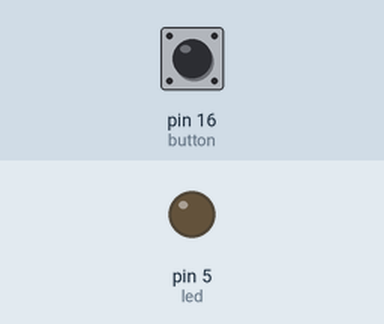
This sketch was run on a simulated Arduino Uno, built with avr-gcc and run on an emulated ATmega328P. Shown: output pins drawn as LEDs (lit = HIGH). The test bench sets the inputs (shaded band); at power-on: pin 16 (button) LOW.

Above: at 2.8 s.
2.9 s: pin 16 (button) pulled HIGH for 1.2 s
At 3.5 s:
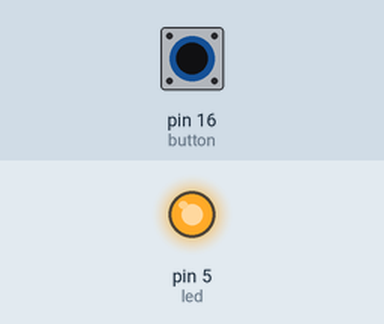
6.5 s: pin 16 (button) pulled HIGH for 3.2 s
At 11.2 s:
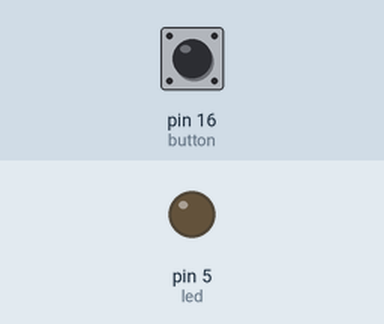
Timing chart, 0 to 12.7 s (numbered marks = the images above; inputs shaded):
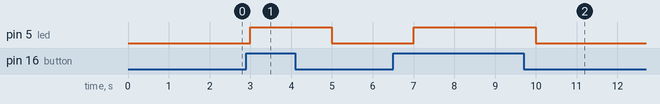

Measured:
- after the input at 2.9 s, pin 5 (led): LOW → HIGH after 0.10 s, → LOW 2.0 s later
- after the input at 6.5 s, pin 5 (led): LOW → HIGH after 0.50 s, → LOW 3.0 s later

The sketch:

simple_Control.ino
```cpp
int led = 5;     // LED引脚
int button = 16; // 按键连接的引脚
int temp = 0;    // 用于读取按键状态的临时变量

void setup() {
  pinMode(led, OUTPUT);   // LED设置为输入
  pinMode(button, INPUT); // 按键设置为输出
}

void loop() {
  temp = digitalRead(button);
  if (temp == HIGH) {
    digitalWrite(led, HIGH);
    Serial.println("LED Turned ON");
    delay(1000);
  }
  else {
    digitalWrite(led, LOW);
    Serial.println("LED Turned OFF");
    delay(1000);
  }
}
```
